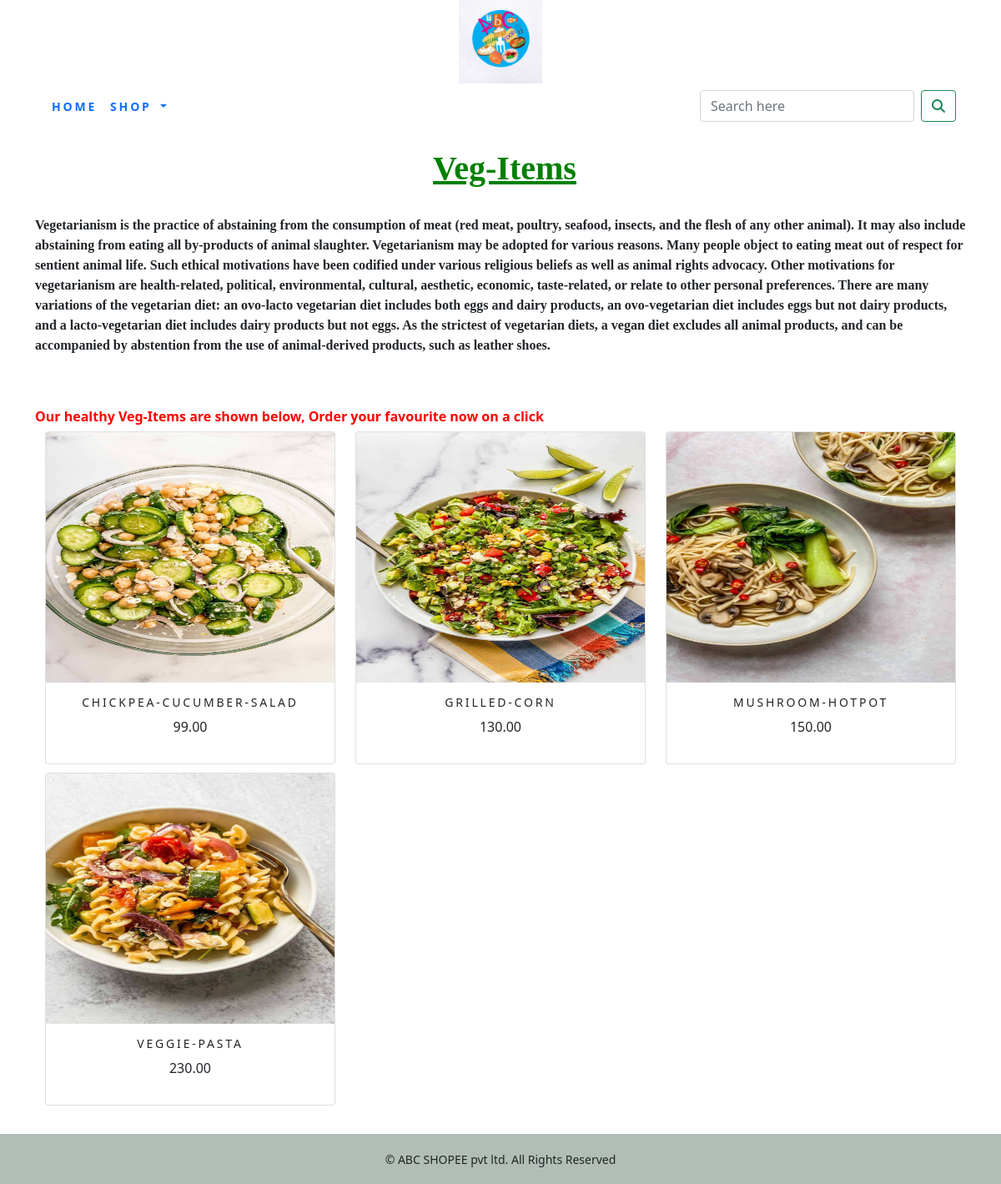
Page /cartapp/veg/ on the committed database.
### cartapp/models.py (models this page shows, shortened)
class Category(models.Model):
    name=models.CharField(max_length=250,unique=True)
    slug=models.SlugField(max_length=250,unique=True)
    desc1=models.TextField(blank=True)
    image1=models.ImageField(upload_to='category',blank=True)
    class Meta:
        ordering=('name',)
        verbose_name='category'
        verbose_name_plural='categories'
    def get_url(self):
        return reverse('cartapp:products_by_category',args=[self.slug])

class Product(models.Model):
    name = models.CharField(max_length=250, unique=True)
    slug = models.SlugField(max_length=250, unique=True)
    desc2 = models.TextField(blank=True)
    price=models.DecimalField(max_digits=10, decimal_places=2)
    category=models.ForeignKey(Category,on_delete=models.CASCADE)
    image2 = models.ImageField(upload_to='product', blank=True)
    stock=models.IntegerField()
    available=models.BooleanField(default=True)
    created=models.DateTimeField(auto_now_add=True)
    updated=models.DateTimeField(auto_now=True)
    def get_url(self):
        return reverse('cartapp:pc_details',args=[self.category.slug,self.slug])
    class Meta:
        ordering = ('name',)
        verbose_name = 'product'
        verbose_name_plural = 'products'

### cartapp/views.py (the view)
# urls.py: path('',views.allProductCat,name='allProductCat'),
def allProductCat(request,c_slug=None):
    c_page=None
    products_list=None
    if c_slug!=None:
        c_page=get_object_or_404(Category,slug=c_slug)
        products_list=Product.objects.all().filter(category=c_page,available=True)
    else:
        products_list = Product.objects.all().filter(available=True)
    paginator=Paginator(products_list,6)
    try:
        page=int(request.GET.get('page','1'))
    except:
        page=1
    try:
        products=paginator.page(page)
    except(EmptyPage,InvalidPage):
        products= paginator.page(paginator.num_pages)
    return render(request,"category.html",{'category':c_page,'products':products})

### cartapp/context_processors.py (called while the page is built)
def menu_links(request):
    links=Category.objects.all()
    return dict(links=links)

### orderapp/context_processors.py (called while the page is built)
def counter(request):
    item_count=0
    if 'admin' in request.path:
        return {}
    else:
        try:
            cart=order.objects.filter(cart_id=_cart_id(request))
            cart_items=cartItem.objects.all().filter(cart=cart[:1])
            for cart_item in cart_items:
                 item_count += cart_item.quantity
        except order.DoesNotExist:
            item_count = 0
    return dict(item_count=item_count)

### orderapp/views.py (called while the page is built)
def _cart_id(request):
    cart=request.session.session_key
    if not cart:
        cart=request.session.create()
    return cart

### templates/category.html (shortened to what this page needs)
{% extends 'base.html' %}
{% load static %}
{% block content %}
    {% if category %}
<br>
<div>
    <h1 style="font-family:georgia,garamond,serif;" class="text-center my-title">&nbsp;<text style="color:green"><b><u>{{category.name}}</u></b></text></h1><br>
    <p style="font-family:cursive,georgia,garamond,serif;" class="desc1"><b>{{category.desc1}}</b></p>
    <br>&nbsp;<text style="color:red">
    <h6><b>Our healthy {{category.name}} are shown below, Order your favourite now on a click </b></h6></text>
    </div>
{% endif %}
        <div class="container">
      <div class="row mx_auto">
     {% for product in products.object_list %}
           <div class="my_bottom_margin col-9 col-sm-12 col-md-4 xol-lg-4">
      <div class="card text-center" style="min-width:18rem;">
                   <a href="{{product.get_url}}">
                        <img  class="card-img-top my_image" src="{{product.image2.url}}"  alt="{{product.name}}" width="400px" height="300px"></a></img>
                <div class="card-body">
                    <h4>{{product.name}}</h4>
                    <p>{{product.price}}</p>
                </div></div>
           </div>
          {% endfor %}
        </div>
    <br>
</diV>
{% endblock %}

### static/css/custom.css (style rules this page uses)
body { font-family:'Roboto', sans-serif; }
.my_image { width:100% height:auto; }
.my_bottom_margin { margin-bottom:10px; }
.card-body h4 { font-size:14px; text-transform:uppercase; letter-spacing:.2em; }
p.desc1 { font-family: "cursive", Times, serif; }

### rows in the picture
Category: name "Veg-Items", desc1 "Vegetarianism is the practice of abstaining from the consumption of meat (red meat, poultry, seafood, insects, and the flesh of any other animal). It may also include abstaining from eating all by-products of animal slaughter. Vegetarianism may be adopted for various reasons. Many people object to eating meat out of respect for sentient animal life. Such ethical motivations have been codified under various religious beliefs as well as animal rights advocacy. Other motivations for vegetarianism are health-related, political, environmental, cultural, aesthetic, economic, taste-related, or relate to other personal preferences. There are many variations of the vegetarian diet: an ovo-lacto…"
Product: image2 (picture), name "CHICKPEA-CUCUMBER-SALAD", price "99.00"
Product: image2 (picture), name "GRILLED-CORN", price "130.00"
Product: image2 (picture), name "MUSHROOM-HOTPOT", price "150.00"
Product: image2 (picture), name "VEGGIE-PASTA", price "230.00"
